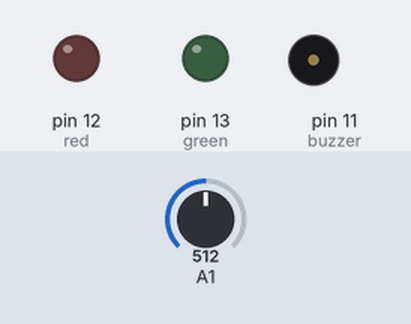
Simulated run of this sketch. Board: Arduino Uno, built with avr-gcc and run on an emulated ATmega328P. Parts: output pins drawn as LEDs (lit = HIGH), buzzer (waves = sounding). The test bench sets the inputs (shaded band); at power-on: A1 = 512. What the sketch prints to the serial monitor is not drawn.

Above: at 1.7 s.
At 2.2 s:
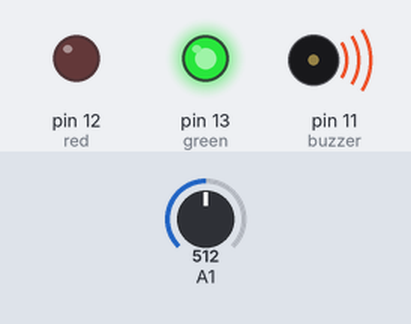
Timing chart, 0 to 4.5 s (numbered marks = the images above):
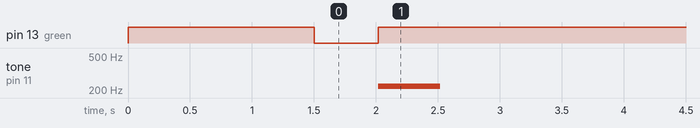

The sketch:

ArdunoProject.ino
```cpp
//Defining the variable for the green led pin.
int green=13;
//Defining the variable for red led pin.
int red=12;

//Defining the variable for the buzzer pin.
int buzzer=11;


//Defining a variable to store the avarage of the temperature.
int tempAv;
int temp;

double tempCelsius= ((temp * 0.00488) - 0.5) / 0.01;


void setup() {
  //Setting the pin mode for the green pin
  pinMode(green,OUTPUT);
  //Setting the pin mode for the red pin
  pinMode(red,OUTPUT);
  //Setting the pin mode for the buzzer pin
  pinMode(buzzer,OUTPUT);

//Open the serial port for comunicate with the serial port.
  Serial.begin(9600);


  //Take an average of thee temperature.
  digitalWrite(green,HIGH);
  //Storing the data from the sensor inside an int value.
  int temp =analogRead(A1);
  //Do the math for calculate the temperature in celsius
  double tempCelsius= ((temp * 0.00488) - 0.5) / 0.01;
  delay(500);
  //First Measurement
  tempCelsius+=analogRead(A1);
  delay(500);
  //Second Measurement
  tempCelsius+=analogRead(A1);
  delay(500);
  digitalWrite(green,LOW);
  //Third Measurement
  tempAv+=tempCelsius/3+4;
  Serial.print("The average of the temperature is=");
  Serial.println(tempCelsius);


}

void loop() {


  double tempCelsius= ((temp * 0.00488) - 0.5) / 0.01;
  //Print the message to the serial port
  Serial.print("The temperature is equal to=");
  Serial.print(tempCelsius);
  Serial.println(" C°");
  delay(500);

  //If the temperature is less than 200 the RED led is HIGH
  //ans the red led is LOW, and the buzzer TONE is ringing
  if(tempCelsius<200){
    digitalWrite(green,HIGH);
    digitalWrite(red,LOW);
    tone(buzzer,220,500);
    delay(2000);


  }
  //If the temperature is less than 200 the GREEN led is HIGH
  //ans the red led is LOW, and the buzzer TONE is ringing
  else if(tempCelsius>200){
    digitalWrite(green,LOW);
    tone(buzzer,1000,500);
    digitalWrite(red,HIGH);
    delay(200);
    digitalWrite(red,LOW);
    delay(200);
  }


}
```

Measured:
- by itself, pin 13 (green): HIGH → LOW at 1.5 s, → HIGH 0.52 s later
- by itself, tone on pin 11 (buzzer): alternates 220 Hz for 0.50 s and silent for 2.0 s
